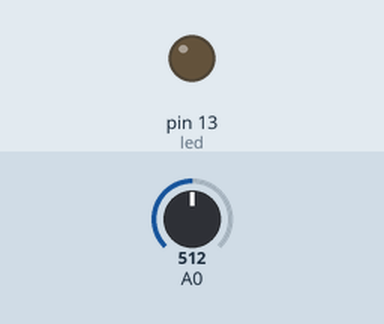
This sketch was run on a simulated Arduino Uno, built with avr-gcc and run on an emulated ATmega328P. On the bench: output pins drawn as LEDs (lit = HIGH). Inputs (shaded band) come from the test bench; at power-on: A0 = 512. What the sketch prints to the serial monitor is not drawn.

Above: at 0.1 s.
At 20.1 s:
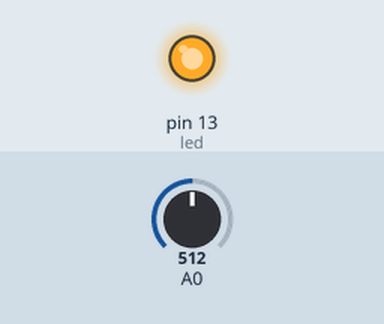
Timing chart, 0 to 21.6 s (numbered marks = the images above):
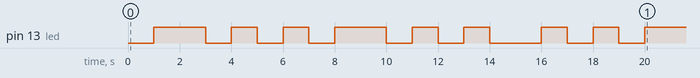

Measured:
- by itself, pin 13 (led): LOW → HIGH at 1.0 s, → LOW 2.0 s later, → HIGH 1.0 s later, → LOW 1.0 s later, … (17 changes in this stretch)

The sketch:

airquality.ino
```cpp
/*
  This Arduino program functions as a poor-man's air quality detector. It uses
  the Sainsmart TGS2620, which measures the levels of various hazardous gases
  in the air. It measures these using a circuit that lowers its resistance in
  the presence of these gases. Thus, by taking a ratio of the measured
  resistance and the calibrated normal resistance, we can get a rough estimate
  of the levels of a particular hazardous gas. There are graphs shown in the
  datasheet for calculating parts-per-million for a given gas, but they depend
  on temperature and humidity, and the exact curves are not given. So, we
  output a ratio. However, it very clearly is working, as you can see the
  effect if you put the sensor over a glass of wine wine and see the values go
  notably down as the sensor detects ethanol.
*/

/* The LED to blink. */
const int led = 13;

void setup() {
  Serial.begin(9600);
  pinMode(led, OUTPUT);
}

/*
 The load resistor applied to sensor(-) in series with GND.
 Note that this is hard-coded for my particular setup,
 so you should change it for a different setup.
*/
const double rl = 44.2*1000;

/* The input current. */
const double vc = 5.0;

/* The LED blink period. */
double period = 1000.0;

void toggle_led()
{
  static int led_state = LOW;

  if (led_state == LOW) {
    led_state = HIGH;
  }
  else {
    led_state = LOW;
  }

  digitalWrite(led, led_state);
}

double calc_ohms(
  unsigned int sample_count,
  unsigned int sample_delay,
  boolean verbose)
{
  unsigned int i;
  unsigned int now;
  unsigned long last_blink;

  unsigned int sum;
  double vout;

  sum = 0;
  last_blink = millis();
  for (i = 0; i < sample_count; ++i) {
    sum += analogRead(A0);
    delay(sample_delay);
    if (verbose) {
      Serial.print(".");
    }

    now = millis();
    if (now - last_blink >= period) {
      toggle_led();
      last_blink = now;
    }
  }

  /*
     Scale the ADC 10-bit values (0-1023) to the voltage vc and compute an
     average.
  */
  vout = ((double)sum) * vc/1023 / ((double)sample_count);
  /* Use the formula from the datasheet for rs. */
  return vc*rl/vout - rl;
}

void loop()
{
  double r0;
  double ratio;
  double rs;

  /* Calibration. */
  Serial.println("Calibrating, keep the air quality clean!");
  r0 = calc_ohms(20, 1000, true);
  Serial.print("\nCalibration: base resistance r0 = ");
  Serial.print(r0, 1);
  Serial.println(" ohms");

  while (true) {
    rs = calc_ohms(500, 1, false);
    ratio = rs/r0;

    Serial.print("rs (current resistance, ohms): ");
    Serial.println(rs, 3);
    Serial.print("ratio rs/r0 (lower == more substance detected): ");
    Serial.println(ratio, 3);

    /*
       Make blink frequency be at ratio/10 Hz, so that a lower ratio (more substance)
       means faster blinking.
     */
     period = 1000.0/10.0 * ratio;
  }
}
```
